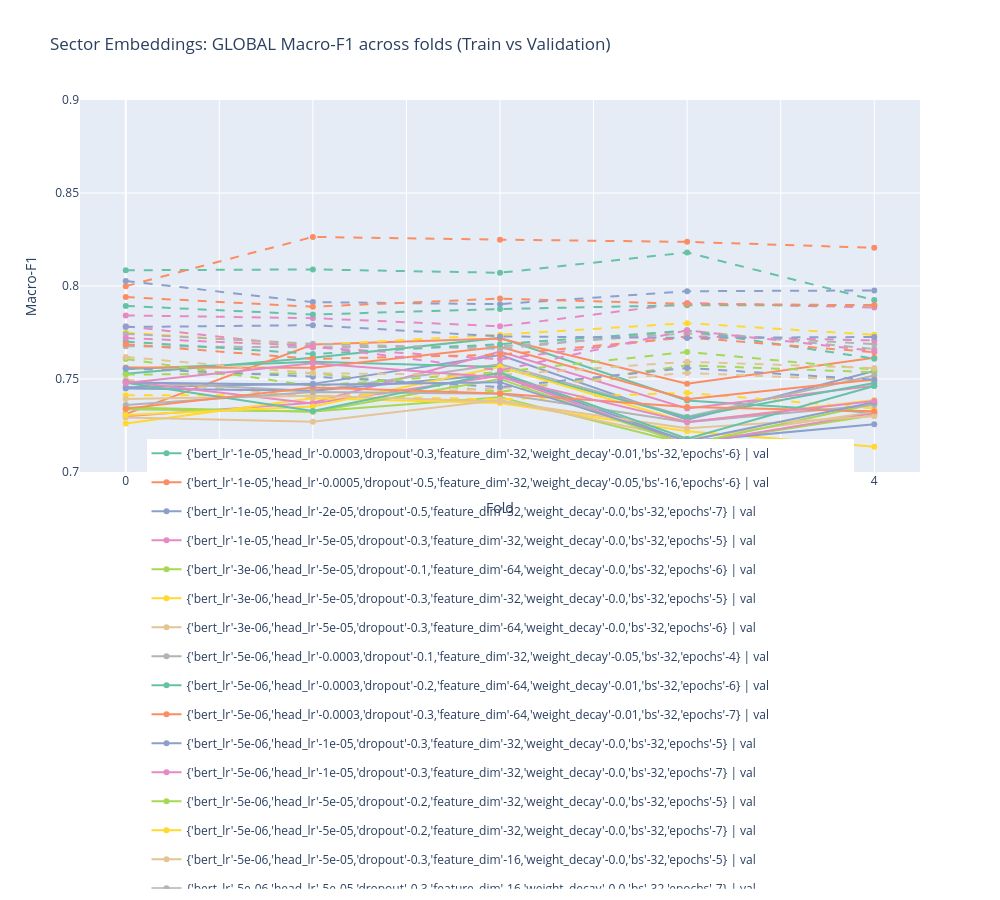
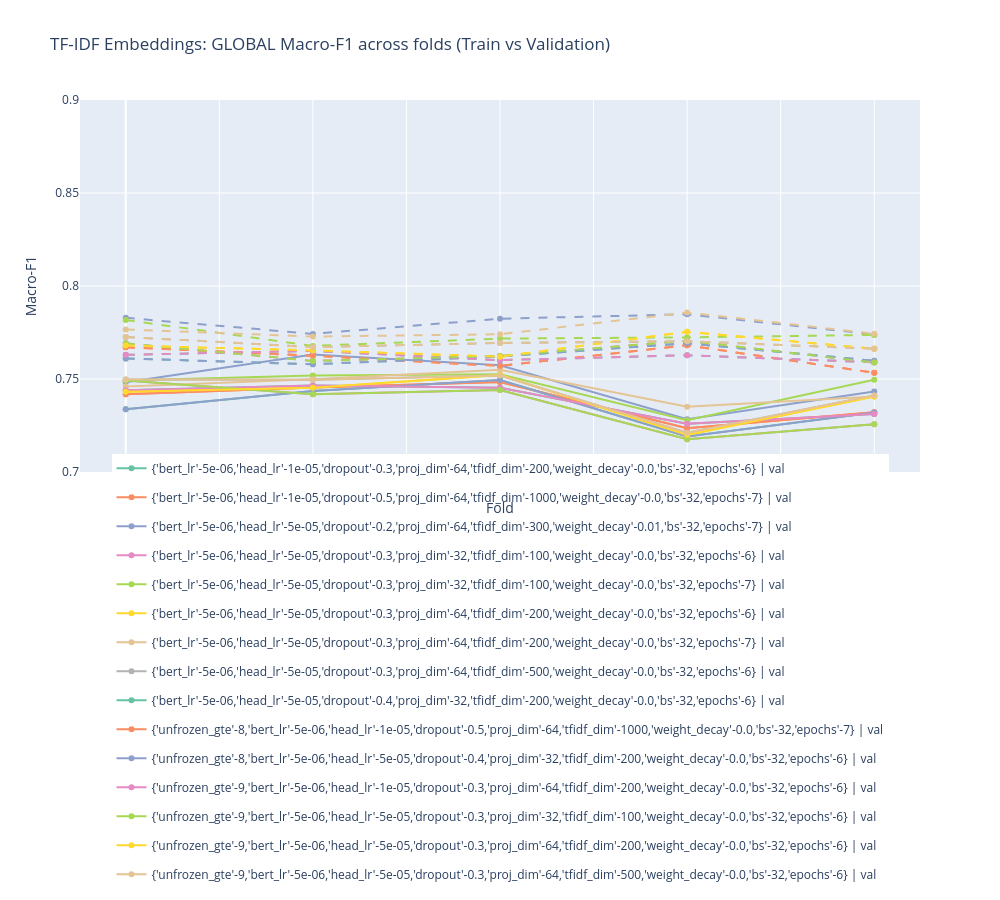
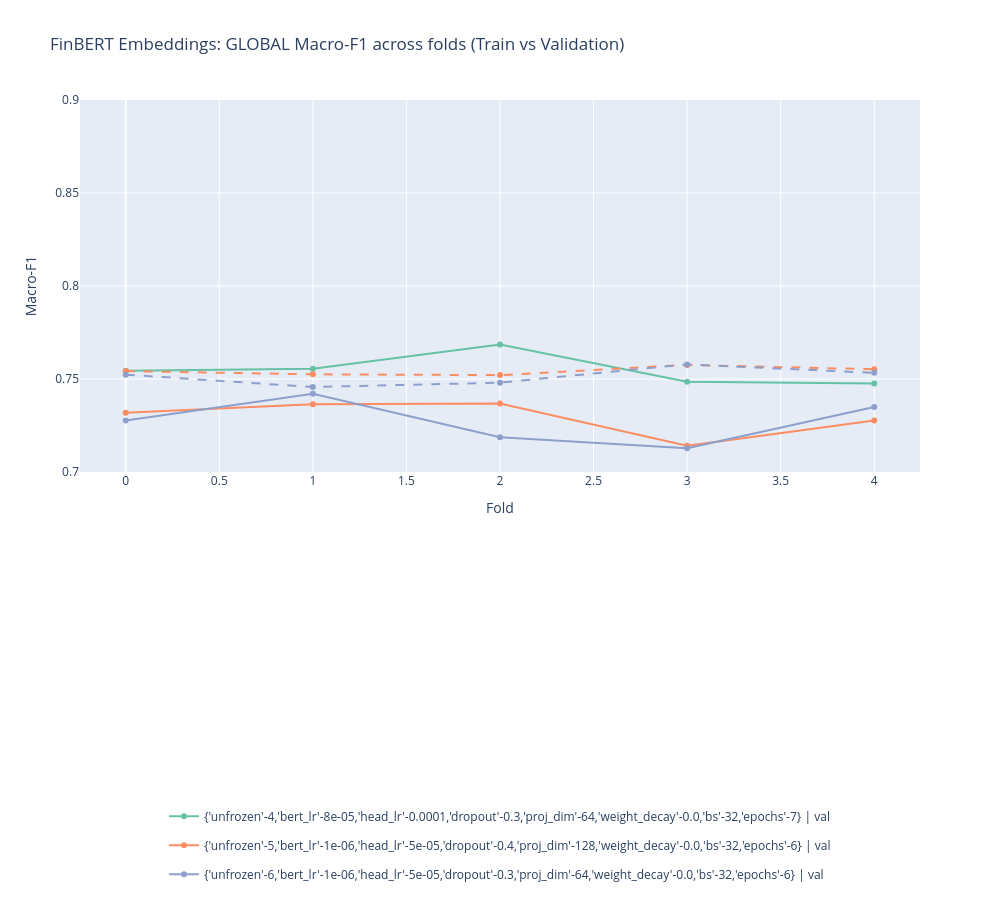

Notebook cell for these charts, in order:
### Code cell
plot_global_macro_f1(sectoremb_results, title="Sector Embeddings: GLOBAL Macro-F1 across folds (Train vs Validation)")
plot_global_macro_f1(tfidfemb_results, title="TF-IDF Embeddings: GLOBAL Macro-F1 across folds (Train vs Validation)")
plot_global_macro_f1(bertemb_results, title="FinBERT Embeddings: GLOBAL Macro-F1 across folds (Train vs Validation)")

### Figure 1 — Plotly figure (JSON) as saved in the notebook; plotly's stock layout.template omitted (floating-point values rounded to 4 significant figures)
{"data": [{"legendgroup": "{'bert_lr'-1e-05,'head_lr'-0.0003,'dropout'-0.3,'feature_dim'-32,'weight_decay'-0.01,'bs'-32,'epochs'-6}", "line": {"color": "rgb(102,194,165)"}, "mode": "lines+markers", "name": "{'bert_lr'-1e-05,'head_lr'-0.0003,'dropout'-0.3,'feature_dim'-32,'weight_decay'-0.01,'bs'-32,'epochs'-6} | val", "type": "scatter", "x": [0, 1, 2, 3, 4], "y": [0.7529, 0.7614, 0.7721, 0.7384, 0.7319]}, {"legendgroup": "{'bert_lr'-1e-05,'head_lr'-0.0003,'dropout'-0.3,'feature_dim'-32,'weight_decay'-0.01,'bs'-32,'epochs'-6}", "line": {"color": "rgb(102,194,165)", "dash": "dash"}, "mode": "lines+markers", "name": "{'bert_lr'-1e-05,'head_lr'-0.0003,'dropout'-0.3,'feature_dim'-32,'weight_decay'-0.01,'bs'-32,'epochs'-6} | train", "showlegend": false, "type": "scatter", "x": [0, 1, 2, 3, 4], "y": [0.8085, 0.8089, 0.8071, 0.818, 0.7924]}, {"legendgroup": "{'bert_lr'-1e-05,'head_lr'-0.0005,'dropout'-0.5,'feature_dim'-32,'weight_decay'-0.05,'bs'-16,'epochs'-6}", "line": {"color": "rgb(252,141,98)"}, "mode": "lines+markers", "name": "{'bert_lr'-1e-05,'head_lr'-0.0005,'dropout'-0.5,'feature_dim'-32,'weight_decay'-0.05,'bs'-16,'epochs'-6} | val", "type": "scatter", "x": [0, 1, 2, 3, 4], "y": [0.7311, 0.7686, 0.7718, 0.7475, 0.7615]}, {"legendgroup": "{'bert_lr'-1e-05,'head_lr'-0.0005,'dropout'-0.5,'feature_dim'-32,'weight_decay'-0.05,'bs'-16,'epochs'-6}", "line": {"color": "rgb(252,141,98)", "dash": "dash"}, "mode": "lines+markers", "name": "{'bert_lr'-1e-05,'head_lr'-0.0005,'dropout'-0.5,'feature_dim'-32,'weight_decay'-0.05,'bs'-16,'epochs'-6} | train", "showlegend": false, "type": "scatter", "x": [0, 1, 2, 3, 4], "y": [0.7999, 0.8264, 0.8249, 0.8237, 0.8205]}, {"legendgroup": "{'bert_lr'-1e-05,'head_lr'-2e-05,'dropout'-0.5,'feature_dim'-32,'weight_decay'-0.0,'bs'-32,'epochs'-7}", "line": {"color": "rgb(141,160,203)"}, "mode": "lines+markers", "name": "{'bert_lr'-1e-05,'head_lr'-2e-05,'dropout'-0.5,'feature_dim'-32,'weight_decay'-0.0,'bs'-32,'epochs'-7} | val", "type": "scatter", "x": [0, 1, 2, 3, 4], "y": [0.7455, 0.7474, 0.7629, 0.7281, 0.7543]}, {"legendgroup": "{'bert_lr'-1e-05,'head_lr'-2e-05,'dropout'-0.5,'feature_dim'-32,'weight_decay'-0.0,'bs'-32,'epochs'-7}", "line": {"color": "rgb(141,160,203)", "dash": "dash"}, "mode": "lines+markers", "name": "{'bert_lr'-1e-05,'head_lr'-2e-05,'dropout'-0.5,'feature_dim'-32,'weight_decay'-0.0,'bs'-32,'epochs'-7} | train", "showlegend": false, "type": "scatter", "x": [0, 1, 2, 3, 4], "y": [0.8027, 0.7913, 0.7902, 0.7972, 0.7976]}, {"legendgroup": "{'bert_lr'-1e-05,'head_lr'-5e-05,'dropout'-0.3,'feature_dim'-32,'weight_decay'-0.0,'bs'-32,'epochs'-5}", "line": {"color": "rgb(231,138,195)"}, "mode": "lines+markers", "name": "{'bert_lr'-1e-05,'head_lr'-5e-05,'dropout'-0.3,'feature_dim'-32,'weight_decay'-0.0,'bs'-32,'epochs'-5} | val", "type": "scatter", "x": [0, 1, 2, 3, 4], "y": [0.73, 0.7372, 0.7647, 0.7341, 0.7464]}, {"legendgroup": "{'bert_lr'-1e-05,'head_lr'-5e-05,'dropout'-0.3,'feature_dim'-32,'weight_decay'-0.0,'bs'-32,'epochs'-5}", "line": {"color": "rgb(231,138,195)", "dash": "dash"}, "mode": "lines+markers", "name": "{'bert_lr'-1e-05,'head_lr'-5e-05,'dropout'-0.3,'feature_dim'-32,'weight_decay'-0.0,'bs'-32,'epochs'-5} | train", "showlegend": false, "type": "scatter", "x": [0, 1, 2, 3, 4], "y": [0.7842, 0.7827, 0.7783, 0.7909, 0.7884]}, {"legendgroup": "{'bert_lr'-3e-06,'head_lr'-5e-05,'dropout'-0.1,'feature_dim'-64,'weight_decay'-0.0,'bs'-32,'epochs'-6}", "line": {"color": "rgb(166,216,84)"}, "mode": "lines+markers", "name": "{'bert_lr'-3e-06,'head_lr'-5e-05,'dropout'-0.1,'feature_dim'-64,'weight_decay'-0.0,'bs'-32,'epochs'-6} | val", "type": "scatter", "x": [0, 1, 2, 3, 4], "y": [0.7338, 0.7326, 0.7402, 0.7149, 0.7305]}, {"legendgroup": "{'bert_lr'-3e-06,'head_lr'-5e-05,'dropout'-0.1,'feature_dim'-64,'weight_decay'-0.0,'bs'-32,'epochs'-6}", "line": {"color": "rgb(166,216,84)", "dash": "dash"}, "mode": "lines+markers", "name": "{'bert_lr'-3e-06,'head_lr'-5e-05,'dropout'-0.1,'feature_dim'-64,'weight_decay'-0.0,'bs'-32,'epochs'-6} | train", "showlegend": false, "type": "scatter", "x": [0, 1, 2, 3, 4], "y": [0.7524, 0.7531, 0.7431, 0.7574, 0.7536]}, {"legendgroup": "{'bert_lr'-3e-06,'head_lr'-5e-05,'dropout'-0.3,'feature_dim'-32,'weight_decay'-0.0,'bs'-32,'epochs'-5}", "line": {"color": "rgb(255,217,47)"}, "mode": "lines+markers", "name": "{'bert_lr'-3e-06,'head_lr'-5e-05,'dropout'-0.3,'feature_dim'-32,'weight_decay'-0.0,'bs'-32,'epochs'-5} | val", "type": "scatter", "x": [0, 1, 2, 3, 4], "y": [0.7261, 0.7396, 0.7371, 0.7219, 0.7136]}, {"legendgroup": "{'bert_lr'-3e-06,'head_lr'-5e-05,'dropout'-0.3,'feature_dim'-32,'weight_decay'-0.0,'bs'-32,'epochs'-5}", "line": {"color": "rgb(255,217,47)", "dash": "dash"}, "mode": "lines+markers", "name": "{'bert_lr'-3e-06,'head_lr'-5e-05,'dropout'-0.3,'feature_dim'-32,'weight_decay'-0.0,'bs'-32,'epochs'-5} | train", "showlegend": false, "type": "scatter", "x": [0, 1, 2, 3, 4], "y": [0.7413, 0.7411, 0.739, 0.7426, 0.7342]}, {"legendgroup": "{'bert_lr'-3e-06,'head_lr'-5e-05,'dropout'-0.3,'feature_dim'-64,'weight_decay'-0.0,'bs'-32,'epochs'-6}", "line": {"color": "rgb(229,196,148)"}, "mode": "lines+markers", "name": "{'bert_lr'-3e-06,'head_lr'-5e-05,'dropout'-0.3,'feature_dim'-64,'weight_decay'-0.0,'bs'-32,'epochs'-6} | val", "type": "scatter", "x": [0, 1, 2, 3, 4], "y": [0.7292, 0.727, 0.7388, 0.7177, 0.7323]}, {"legendgroup": "{'bert_lr'-3e-06,'head_lr'-5e-05,'dropout'-0.3,'feature_dim'-64,'weight_decay'-0.0,'bs'-32,'epochs'-6}", "line": {"color": "rgb(229,196,148)", "dash": "dash"}, "mode": "lines+markers", "name": "{'bert_lr'-3e-06,'head_lr'-5e-05,'dropout'-0.3,'feature_dim'-64,'weight_decay'-0.0,'bs'-32,'epochs'-6} | train", "showlegend": false, "type": "scatter", "x": [0, 1, 2, 3, 4], "y": [0.7496, 0.7402, 0.7451, 0.7533, 0.7491]}, {"legendgroup": "{'bert_lr'-5e-06,'head_lr'-0.0003,'dropout'-0.1,'feature_dim'-32,'weight_decay'-0.05,'bs'-32,'epochs'-4}", "line": {"color": "rgb(179,179,179)"}, "mode": "lines+markers", "name": "{'bert_lr'-5e-06,'head_lr'-0.0003,'dropout'-0.1,'feature_dim'-32,'weight_decay'-0.05,'bs'-32,'epochs'-4} | val", "type": "scatter", "x": [0, 1, 2, 3, 4], "y": [0.7486, 0.7435, 0.7579, 0.7297, 0.7518]}, {"legendgroup": "{'bert_lr'-5e-06,'head_lr'-0.0003,'dropout'-0.1,'feature_dim'-32,'weight_decay'-0.05,'bs'-32,'epochs'-4}", "line": {"color": "rgb(179,179,179)", "dash": "dash"}, "mode": "lines+markers", "name": "{'bert_lr'-5e-06,'head_lr'-0.0003,'dropout'-0.1,'feature_dim'-32,'weight_decay'-0.05,'bs'-32,'epochs'-4} | train", "showlegend": false, "type": "scatter", "x": [0, 1, 2, 3, 4], "y": [0.7676, 0.7671, 0.7675, 0.7745, 0.7687]}, {"legendgroup": "{'bert_lr'-5e-06,'head_lr'-0.0003,'dropout'-0.2,'feature_dim'-64,'weight_decay'-0.01,'bs'-32,'epochs'-6}", "line": {"color": "rgb(102,194,165)"}, "mode": "lines+markers", "name": "{'bert_lr'-5e-06,'head_lr'-0.0003,'dropout'-0.2,'feature_dim'-64,'weight_decay'-0.01,'bs'-32,'epochs'-6} | val", "type": "scatter", "x": [0, 1, 2, 3, 4], "y": [0.7554, 0.7592, 0.7564, 0.7294, 0.7478]}, {"legendgroup": "{'bert_lr'-5e-06,'head_lr'-0.0003,'dropout'-0.2,'feature_dim'-64,'weight_decay'-0.01,'bs'-32,'epochs'-6}", "line": {"color": "rgb(102,194,165)", "dash": "dash"}, "mode": "lines+markers", "name": "{'bert_lr'-5e-06,'head_lr'-0.0003,'dropout'-0.2,'feature_dim'-64,'weight_decay'-0.01,'bs'-32,'epochs'-6} | train", "showlegend": false, "type": "scatter", "x": [0, 1, 2, 3, 4], "y": [0.7893, 0.7847, 0.7876, 0.7897, 0.7897]}, {"legendgroup": "{'bert_lr'-5e-06,'head_lr'-0.0003,'dropout'-0.3,'feature_dim'-64,'weight_decay'-0.01,'bs'-32,'epochs'-7}", "line": {"color": "rgb(252,141,98)"}, "mode": "lines+markers", "name": "{'bert_lr'-5e-06,'head_lr'-0.0003,'dropout'-0.3,'feature_dim'-64,'weight_decay'-0.01,'bs'-32,'epochs'-7} | val", "type": "scatter", "x": [0, 1, 2, 3, 4], "y": [0.7561, 0.7561, 0.7673, 0.7391, 0.7497]}, {"legendgroup": "{'bert_lr'-5e-06,'head_lr'-0.0003,'dropout'-0.3,'feature_dim'-64,'weight_decay'-0.01,'bs'-32,'epochs'-7}", "line": {"color": "rgb(252,141,98)", "dash": "dash"}, "mode": "lines+markers", "name": "{'bert_lr'-5e-06,'head_lr'-0.0003,'dropout'-0.3,'feature_dim'-64,'weight_decay'-0.01,'bs'-32,'epochs'-7} | train", "showlegend": false, "type": "scatter", "x": [0, 1, 2, 3, 4], "y": [0.7941, 0.7889, 0.7932, 0.7904, 0.7897]}, {"legendgroup": "{'bert_lr'-5e-06,'head_lr'-1e-05,'dropout'-0.3,'feature_dim'-32,'weight_decay'-0.0,'bs'-32,'epochs'-5}", "line": {"color": "rgb(141,160,203)"}, "mode": "lines+markers", "name": "{'bert_lr'-5e-06,'head_lr'-1e-05,'dropout'-0.3,'feature_dim'-32,'weight_decay'-0.0,'bs'-32,'epochs'-5} | val", "type": "scatter", "x": [0, 1, 2, 3, 4], "y": [0.7449, 0.7437, 0.7526, 0.7165, 0.7256]}, {"legendgroup": "{'bert_lr'-5e-06,'head_lr'-1e-05,'dropout'-0.3,'feature_dim'-32,'weight_decay'-0.0,'bs'-32,'epochs'-5}", "line": {"color": "rgb(141,160,203)", "dash": "dash"}, "mode": "lines+markers", "name": "{'bert_lr'-5e-06,'head_lr'-1e-05,'dropout'-0.3,'feature_dim'-32,'weight_decay'-0.0,'bs'-32,'epochs'-5} | train", "showlegend": false, "type": "scatter", "x": [0, 1, 2, 3, 4], "y": [0.7557, 0.7513, 0.7457, 0.7559, 0.7496]}, {"legendgroup": "{'bert_lr'-5e-06,'head_lr'-1e-05,'dropout'-0.3,'feature_dim'-32,'weight_decay'-0.0,'bs'-32,'epochs'-7}", "line": {"color": "rgb(231,138,195)"}, "mode": "lines+markers", "name": "{'bert_lr'-5e-06,'head_lr'-1e-05,'dropout'-0.3,'feature_dim'-32,'weight_decay'-0.0,'bs'-32,'epochs'-7} | val", "type": "scatter", "x": [0, 1, 2, 3, 4], "y": [0.7487, 0.7368, 0.7517, 0.715, 0.7317]}, {"legendgroup": "{'bert_lr'-5e-06,'head_lr'-1e-05,'dropout'-0.3,'feature_dim'-32,'weight_decay'-0.0,'bs'-32,'epochs'-7}", "line": {"color": "rgb(231,138,195)", "dash": "dash"}, "mode": "lines+markers", "name": "{'bert_lr'-5e-06,'head_lr'-1e-05,'dropout'-0.3,'feature_dim'-32,'weight_decay'-0.0,'bs'-32,'epochs'-7} | train", "showlegend": false, "type": "scatter", "x": [0, 1, 2, 3, 4], "y": [0.7784, 0.7671, 0.7606, 0.773, 0.7707]}, {"legendgroup": "{'bert_lr'-5e-06,'head_lr'-5e-05,'dropout'-0.2,'feature_dim'-32,'weight_decay'-0.0,'bs'-32,'epochs'-5}", "line": {"color": "rgb(166,216,84)"}, "mode": "lines+markers", "name": "{'bert_lr'-5e-06,'head_lr'-5e-05,'dropout'-0.2,'feature_dim'-32,'weight_decay'-0.0,'bs'-32,'epochs'-5} | val", "type": "scatter", "x": [0, 1, 2, 3, 4], "y": [0.7346, 0.7324, 0.75, 0.7148, 0.7366]}, {"legendgroup": "{'bert_lr'-5e-06,'head_lr'-5e-05,'dropout'-0.2,'feature_dim'-32,'weight_decay'-0.0,'bs'-32,'epochs'-5}", "line": {"color": "rgb(166,216,84)", "dash": "dash"}, "mode": "lines+markers", "name": "{'bert_lr'-5e-06,'head_lr'-5e-05,'dropout'-0.2,'feature_dim'-32,'weight_decay'-0.0,'bs'-32,'epochs'-5} | train", "showlegend": false, "type": "scatter", "x": [0, 1, 2, 3, 4], "y": [0.7608, 0.7462, 0.7538, 0.7646, 0.7551]}, {"legendgroup": "{'bert_lr'-5e-06,'head_lr'-5e-05,'dropout'-0.2,'feature_dim'-32,'weight_decay'-0.0,'bs'-32,'epochs'-7}", "line": {"color": "rgb(255,217,47)"}, "mode": "lines+markers", "name": "{'bert_lr'-5e-06,'head_lr'-5e-05,'dropout'-0.2,'feature_dim'-32,'weight_decay'-0.0,'bs'-32,'epochs'-7} | val", "type": "scatter", "x": [0, 1, 2, 3, 4], "y": [0.7307, 0.7352, 0.7566, 0.7267, 0.7387]}, {"legendgroup": "{'bert_lr'-5e-06,'head_lr'-5e-05,'dropout'-0.2,'feature_dim'-32,'weight_decay'-0.0,'bs'-32,'epochs'-7}", "line": {"color": "rgb(255,217,47)", "dash": "dash"}, "mode": "lines+markers", "name": "{'bert_lr'-5e-06,'head_lr'-5e-05,'dropout'-0.2,'feature_dim'-32,'weight_decay'-0.0,'bs'-32,'epochs'-7} | train", "showlegend": false, "type": "scatter", "x": [0, 1, 2, 3, 4], "y": [0.7749, 0.7683, 0.7738, 0.78, 0.7737]}, {"legendgroup": "{'bert_lr'-5e-06,'head_lr'-5e-05,'dropout'-0.3,'feature_dim'-16,'weight_decay'-0.0,'bs'-32,'epochs'-5}", "line": {"color": "rgb(229,196,148)"}, "mode": "lines+markers", "name": "{'bert_lr'-5e-06,'head_lr'-5e-05,'dropout'-0.3,'feature_dim'-16,'weight_decay'-0.0,'bs'-32,'epochs'-5} | val", "type": "scatter", "x": [0, 1, 2, 3, 4], "y": [0.7392, 0.741, 0.7379, 0.7236, 0.73]}, {"legendgroup": "{'bert_lr'-5e-06,'head_lr'-5e-05,'dropout'-0.3,'feature_dim'-16,'weight_decay'-0.0,'bs'-32,'epochs'-5}", "line": {"color": "rgb(229,196,148)", "dash": "dash"}, "mode": "lines+markers", "name": "{'bert_lr'-5e-06,'head_lr'-5e-05,'dropout'-0.3,'feature_dim'-16,'weight_decay'-0.0,'bs'-32,'epochs'-5} | train", "showlegend": false, "type": "scatter", "x": [0, 1, 2, 3, 4], "y": [0.7618, 0.7531, 0.7522, 0.7593, 0.7559]}, {"legendgroup": "{'bert_lr'-5e-06,'head_lr'-5e-05,'dropout'-0.3,'feature_dim'-16,'weight_decay'-0.0,'bs'-32,'epochs'-7}", "line": {"color": "rgb(179,179,179)"}, "mode": "lines+markers", "name": "{'bert_lr'-5e-06,'head_lr'-5e-05,'dropout'-0.3,'feature_dim'-16,'weight_decay'-0.0,'bs'-32,'epochs'-7} | val", "type": "scatter", "x": [0, 1, 2, 3, 4], "y": [0.736, 0.7431, 0.7421, 0.7267, 0.736]}, {"legendgroup": "{'bert_lr'-5e-06,'head_lr'-5e-05,'dropout'-0.3,'feature_dim'-16,'weight_decay'-0.0,'bs'-32,'epochs'-7}", "line": {"color": "rgb(179,179,179)", "dash": "dash"}, "mode": "lines+markers", "name": "{'bert_lr'-5e-06,'head_lr'-5e-05,'dropout'-0.3,'feature_dim'-16,'weight_decay'-0.0,'bs'-32,'epochs'-7} | train", "showlegend": false, "type": "scatter", "x": [0, 1, 2, 3, 4], "y": [0.7743, 0.7689, 0.7662, 0.7761, 0.7661]}, {"legendgroup": "{'bert_lr'-5e-06,'head_lr'-5e-05,'dropout'-0.3,'feature_dim'-32,'weight_decay'-0.0,'bs'-32,'epochs'-7}", "line": {"color": "rgb(102,194,165)"}, "mode": "lines+markers", "name": "{'bert_lr'-5e-06,'head_lr'-5e-05,'dropout'-0.3,'feature_dim'-32,'weight_decay'-0.0,'bs'-32,'epochs'-7} | val", "type": "scatter", "x": [0, 1, 2, 3, 4], "y": [0.7479, 0.7328, 0.7534, 0.7179, 0.7462]}, {"legendgroup": "{'bert_lr'-5e-06,'head_lr'-5e-05,'dropout'-0.3,'feature_dim'-32,'weight_decay'-0.0,'bs'-32,'epochs'-7}", "line": {"color": "rgb(102,194,165)", "dash": "dash"}, "mode": "lines+markers", "name": "{'bert_lr'-5e-06,'head_lr'-5e-05,'dropout'-0.3,'feature_dim'-32,'weight_decay'-0.0,'bs'-32,'epochs'-7} | train", "showlegend": false, "type": "scatter", "x": [0, 1, 2, 3, 4], "y": [0.7701, 0.7635, 0.7687, 0.776, 0.7609]}, {"legendgroup": "{'bert_lr'-5e-06,'head_lr'-5e-05,'dropout'-0.3,'feature_dim'-64,'weight_decay'-0.0,'bs'-32,'epochs'-6}", "line": {"color": "rgb(252,141,98)"}, "mode": "lines+markers", "name": "{'bert_lr'-5e-06,'head_lr'-5e-05,'dropout'-0.3,'feature_dim'-64,'weight_decay'-0.0,'bs'-32,'epochs'-6} | val", "type": "scatter", "x": [0, 1, 2, 3, 4], "y": [0.7341, 0.7454, 0.7422, 0.7349, 0.7327]}, {"legendgroup": "{'bert_lr'-5e-06,'head_lr'-5e-05,'dropout'-0.3,'feature_dim'-64,'weight_decay'-0.0,'bs'-32,'epochs'-6}", "line": {"color": "rgb(252,141,98)", "dash": "dash"}, "mode": "lines+markers", "name": "{'bert_lr'-5e-06,'head_lr'-5e-05,'dropout'-0.3,'feature_dim'-64,'weight_decay'-0.0,'bs'-32,'epochs'-6} | train", "showlegend": false, "type": "scatter", "x": [0, 1, 2, 3, 4], "y": [0.7687, 0.7608, 0.7631, 0.7724, 0.7644]}, {"legendgroup": "{'bert_lr'-5e-06,'head_lr'-5e-05,'dropout'-0.3,'feature_dim'-64,'weight_decay'-0.0,'bs'-32,'epochs'-7}", "line": {"color": "rgb(141,160,203)"}, "mode": "lines+markers", "name": "{'bert_lr'-5e-06,'head_lr'-5e-05,'dropout'-0.3,'feature_dim'-64,'weight_decay'-0.0,'bs'-32,'epochs'-7} | val", "type": "scatter", "x": [0, 1, 2, 3, 4], "y": [0.7481, 0.7469, 0.7483, 0.7166, 0.7375]}, {"legendgroup": "{'bert_lr'-5e-06,'head_lr'-5e-05,'dropout'-0.3,'feature_dim'-64,'weight_decay'-0.0,'bs'-32,'epochs'-7}", "line": {"color": "rgb(141,160,203)", "dash": "dash"}, "mode": "lines+markers", "name": "{'bert_lr'-5e-06,'head_lr'-5e-05,'dropout'-0.3,'feature_dim'-64,'weight_decay'-0.0,'bs'-32,'epochs'-7} | train", "showlegend": false, "type": "scatter", "x": [0, 1, 2, 3, 4], "y": [0.778, 0.7789, 0.7729, 0.7721, 0.7726]}, {"legendgroup": "{'unfrozen_gte'-9,'bert_lr'-5e-06,'head_lr'-5e-05,'dropout'-0.3,'feature_dim'-64,'weight_decay'-0.0,'bs'-32,'epochs'-6}", "line": {"color": "rgb(231,138,195)"}, "mode": "lines+markers", "name": "{'unfrozen_gte'-9,'bert_lr'-5e-06,'head_lr'-5e-05,'dropout'-0.3,'feature_dim'-64,'weight_decay'-0.0,'bs'-32,'epochs'-6} | val", "type": "scatter", "x": [0, 1, 2, 3, 4], "y": [0.7478, 0.7585, 0.7509, 0.7269, 0.7382]}, {"legendgroup": "{'unfrozen_gte'-9,'bert_lr'-5e-06,'head_lr'-5e-05,'dropout'-0.3,'feature_dim'-64,'weight_decay'-0.0,'bs'-32,'epochs'-6}", "line": {"color": "rgb(231,138,195)", "dash": "dash"}, "mode": "lines+markers", "name": "{'unfrozen_gte'-9,'bert_lr'-5e-06,'head_lr'-5e-05,'dropout'-0.3,'feature_dim'-64,'weight_decay'-0.0,'bs'-32,'epochs'-6} | train", "showlegend": false, "type": "scatter", "x": [0, 1, 2, 3, 4], "y": [0.772, 0.7678, 0.7546, 0.7762, 0.7651]}], "layout": {"height": 900, "hovermode": "x unified", "legend": {"orientation": "h", "x": 0.5, "xanchor": "center", "y": -1.12, "yanchor": "bottom"}, "title": {"text": "Sector Embeddings: GLOBAL Macro-F1 across folds (Train vs Validation)"}, "width": 1000, "xaxis": {"title": {"text": "Fold"}}, "yaxis": {"range": [0.7, 0.9], "title": {"text": "Macro-F1"}}}}

### Figure 2 — Plotly figure (JSON) as saved in the notebook; plotly's stock layout.template omitted (floating-point values rounded to 4 significant figures)
{"data": [{"legendgroup": "{'bert_lr'-5e-06,'head_lr'-1e-05,'dropout'-0.3,'proj_dim'-64,'tfidf_dim'-200,'weight_decay'-0.0,'bs'-32,'epochs'-6}", "line": {"color": "rgb(102,194,165)"}, "mode": "lines+markers", "name": "{'bert_lr'-5e-06,'head_lr'-1e-05,'dropout'-0.3,'proj_dim'-64,'tfidf_dim'-200,'weight_decay'-0.0,'bs'-32,'epochs'-6} | val", "type": "scatter", "x": [0, 1, 2, 3, 4], "y": [0.7439, 0.7465, 0.7453, 0.7259, 0.7312]}, {"legendgroup": "{'bert_lr'-5e-06,'head_lr'-1e-05,'dropout'-0.3,'proj_dim'-64,'tfidf_dim'-200,'weight_decay'-0.0,'bs'-32,'epochs'-6}", "line": {"color": "rgb(102,194,165)", "dash": "dash"}, "mode": "lines+markers", "name": "{'bert_lr'-5e-06,'head_lr'-1e-05,'dropout'-0.3,'proj_dim'-64,'tfidf_dim'-200,'weight_decay'-0.0,'bs'-32,'epochs'-6} | train", "showlegend": false, "type": "scatter", "x": [0, 1, 2, 3, 4], "y": [0.763, 0.7651, 0.7601, 0.7628, 0.759]}, {"legendgroup": "{'bert_lr'-5e-06,'head_lr'-1e-05,'dropout'-0.5,'proj_dim'-64,'tfidf_dim'-1000,'weight_decay'-0.0,'bs'-32,'epochs'-7}", "line": {"color": "rgb(252,141,98)"}, "mode": "lines+markers", "name": "{'bert_lr'-5e-06,'head_lr'-1e-05,'dropout'-0.5,'proj_dim'-64,'tfidf_dim'-1000,'weight_decay'-0.0,'bs'-32,'epochs'-7} | val", "type": "scatter", "x": [0, 1, 2, 3, 4], "y": [0.7418, 0.7454, 0.7484, 0.7235, 0.7322]}, {"legendgroup": "{'bert_lr'-5e-06,'head_lr'-1e-05,'dropout'-0.5,'proj_dim'-64,'tfidf_dim'-1000,'weight_decay'-0.0,'bs'-32,'epochs'-7}", "line": {"color": "rgb(252,141,98)", "dash": "dash"}, "mode": "lines+markers", "name": "{'bert_lr'-5e-06,'head_lr'-1e-05,'dropout'-0.5,'proj_dim'-64,'tfidf_dim'-1000,'weight_decay'-0.0,'bs'-32,'epochs'-7} | train", "showlegend": false, "type": "scatter", "x": [0, 1, 2, 3, 4], "y": [0.7671, 0.7625, 0.757, 0.7681, 0.7534]}, {"legendgroup": "{'bert_lr'-5e-06,'head_lr'-5e-05,'dropout'-0.2,'proj_dim'-64,'tfidf_dim'-300,'weight_decay'-0.01,'bs'-32,'epochs'-7}", "line": {"color": "rgb(141,160,203)"}, "mode": "lines+markers", "name": "{'bert_lr'-5e-06,'head_lr'-5e-05,'dropout'-0.2,'proj_dim'-64,'tfidf_dim'-300,'weight_decay'-0.01,'bs'-32,'epochs'-7} | val", "type": "scatter", "x": [0, 1, 2, 3, 4], "y": [0.7483, 0.7632, 0.7574, 0.7284, 0.7433]}, {"legendgroup": "{'bert_lr'-5e-06,'head_lr'-5e-05,'dropout'-0.2,'proj_dim'-64,'tfidf_dim'-300,'weight_decay'-0.01,'bs'-32,'epochs'-7}", "line": {"color": "rgb(141,160,203)", "dash": "dash"}, "mode": "lines+markers", "name": "{'bert_lr'-5e-06,'head_lr'-5e-05,'dropout'-0.2,'proj_dim'-64,'tfidf_dim'-300,'weight_decay'-0.01,'bs'-32,'epochs'-7} | train", "showlegend": false, "type": "scatter", "x": [0, 1, 2, 3, 4], "y": [0.7829, 0.7743, 0.7824, 0.7848, 0.774]}, {"legendgroup": "{'bert_lr'-5e-06,'head_lr'-5e-05,'dropout'-0.3,'proj_dim'-32,'tfidf_dim'-100,'weight_decay'-0.0,'bs'-32,'epochs'-6}", "line": {"color": "rgb(231,138,195)"}, "mode": "lines+markers", "name": "{'bert_lr'-5e-06,'head_lr'-5e-05,'dropout'-0.3,'proj_dim'-32,'tfidf_dim'-100,'weight_decay'-0.0,'bs'-32,'epochs'-6} | val", "type": "scatter", "x": [0, 1, 2, 3, 4], "y": [0.7493, 0.7418, 0.7441, 0.7176, 0.7257]}, {"legendgroup": "{'bert_lr'-5e-06,'head_lr'-5e-05,'dropout'-0.3,'proj_dim'-32,'tfidf_dim'-100,'weight_decay'-0.0,'bs'-32,'epochs'-6}", "line": {"color": "rgb(231,138,195)", "dash": "dash"}, "mode": "lines+markers", "name": "{'bert_lr'-5e-06,'head_lr'-5e-05,'dropout'-0.3,'proj_dim'-32,'tfidf_dim'-100,'weight_decay'-0.0,'bs'-32,'epochs'-6} | train", "showlegend": false, "type": "scatter", "x": [0, 1, 2, 3, 4], "y": [0.7692, 0.7597, 0.7624, 0.7706, 0.7588]}, {"legendgroup": "{'bert_lr'-5e-06,'head_lr'-5e-05,'dropout'-0.3,'proj_dim'-32,'tfidf_dim'-100,'weight_decay'-0.0,'bs'-32,'epochs'-7}", "line": {"color": "rgb(166,216,84)"}, "mode": "lines+markers", "name": "{'bert_lr'-5e-06,'head_lr'-5e-05,'dropout'-0.3,'proj_dim'-32,'tfidf_dim'-100,'weight_decay'-0.0,'bs'-32,'epochs'-7} | val", "type": "scatter", "x": [0, 1, 2, 3, 4], "y": [0.7492, 0.7519, 0.7525, 0.7278, 0.7496]}, {"legendgroup": "{'bert_lr'-5e-06,'head_lr'-5e-05,'dropout'-0.3,'proj_dim'-32,'tfidf_dim'-100,'weight_decay'-0.0,'bs'-32,'epochs'-7}", "line": {"color": "rgb(166,216,84)", "dash": "dash"}, "mode": "lines+markers", "name": "{'bert_lr'-5e-06,'head_lr'-5e-05,'dropout'-0.3,'proj_dim'-32,'tfidf_dim'-100,'weight_decay'-0.0,'bs'-32,'epochs'-7} | train", "showlegend": false, "type": "scatter", "x": [0, 1, 2, 3, 4], "y": [0.7817, 0.7678, 0.7717, 0.7724, 0.7737]}, {"legendgroup": "{'bert_lr'-5e-06,'head_lr'-5e-05,'dropout'-0.3,'proj_dim'-64,'tfidf_dim'-200,'weight_decay'-0.0,'bs'-32,'epochs'-6}", "line": {"color": "rgb(255,217,47)"}, "mode": "lines+markers", "name": "{'bert_lr'-5e-06,'head_lr'-5e-05,'dropout'-0.3,'proj_dim'-64,'tfidf_dim'-200,'weight_decay'-0.0,'bs'-32,'epochs'-6} | val", "type": "scatter", "x": [0, 1, 2, 3, 4], "y": [0.7432, 0.7453, 0.7521, 0.7198, 0.7406]}, {"legendgroup": "{'bert_lr'-5e-06,'head_lr'-5e-05,'dropout'-0.3,'proj_dim'-64,'tfidf_dim'-200,'weight_decay'-0.0,'bs'-32,'epochs'-6}", "line": {"color": "rgb(255,217,47)", "dash": "dash"}, "mode": "lines+markers", "name": "{'bert_lr'-5e-06,'head_lr'-5e-05,'dropout'-0.3,'proj_dim'-64,'tfidf_dim'-200,'weight_decay'-0.0,'bs'-32,'epochs'-6} | train", "showlegend": false, "type": "scatter", "x": [0, 1, 2, 3, 4], "y": [0.768, 0.7654, 0.762, 0.7754, 0.7662]}, {"legendgroup": "{'bert_lr'-5e-06,'head_lr'-5e-05,'dropout'-0.3,'proj_dim'-64,'tfidf_dim'-200,'weight_decay'-0.0,'bs'-32,'epochs'-7}", "line": {"color": "rgb(229,196,148)"}, "mode": "lines+markers", "name": "{'bert_lr'-5e-06,'head_lr'-5e-05,'dropout'-0.3,'proj_dim'-64,'tfidf_dim'-200,'weight_decay'-0.0,'bs'-32,'epochs'-7} | val", "type": "scatter", "x": [0, 1, 2, 3, 4], "y": [0.746, 0.7499, 0.755, 0.7351, 0.7406]}, {"legendgroup": "{'bert_lr'-5e-06,'head_lr'-5e-05,'dropout'-0.3,'proj_dim'-64,'tfidf_dim'-200,'weight_decay'-0.0,'bs'-32,'epochs'-7}", "line": {"color": "rgb(229,196,148)", "dash": "dash"}, "mode": "lines+markers", "name": "{'bert_lr'-5e-06,'head_lr'-5e-05,'dropout'-0.3,'proj_dim'-64,'tfidf_dim'-200,'weight_decay'-0.0,'bs'-32,'epochs'-7} | train", "showlegend": false, "type": "scatter", "x": [0, 1, 2, 3, 4], "y": [0.7766, 0.7728, 0.774, 0.7858, 0.7744]}, {"legendgroup": "{'bert_lr'-5e-06,'head_lr'-5e-05,'dropout'-0.3,'proj_dim'-64,'tfidf_dim'-500,'weight_decay'-0.0,'bs'-32,'epochs'-6}", "line": {"color": "rgb(179,179,179)"}, "mode": "lines+markers", "name": "{'bert_lr'-5e-06,'head_lr'-5e-05,'dropout'-0.3,'proj_dim'-64,'tfidf_dim'-500,'weight_decay'-0.0,'bs'-32,'epochs'-6} | val", "type": "scatter", "x": [0, 1, 2, 3, 4], "y": [0.7498, 0.7497, 0.7519, 0.7211, 0.7411]}, {"legendgroup": "{'bert_lr'-5e-06,'head_lr'-5e-05,'dropout'-0.3,'proj_dim'-64,'tfidf_dim'-500,'weight_decay'-0.0,'bs'-32,'epochs'-6}", "line": {"color": "rgb(179,179,179)", "dash": "dash"}, "mode": "lines+markers", "name": "{'bert_lr'-5e-06,'head_lr'-5e-05,'dropout'-0.3,'proj_dim'-64,'tfidf_dim'-500,'weight_decay'-0.0,'bs'-32,'epochs'-6} | train", "showlegend": false, "type": "scatter", "x": [0, 1, 2, 3, 4], "y": [0.7726, 0.7671, 0.7694, 0.7703, 0.7663]}, {"legendgroup": "{'bert_lr'-5e-06,'head_lr'-5e-05,'dropout'-0.4,'proj_dim'-32,'tfidf_dim'-200,'weight_decay'-0.0,'bs'-32,'epochs'-6}", "line": {"color": "rgb(102,194,165)"}, "mode": "lines+markers", "name": "{'bert_lr'-5e-06,'head_lr'-5e-05,'dropout'-0.4,'proj_dim'-32,'tfidf_dim'-200,'weight_decay'-0.0,'bs'-32,'epochs'-6} | val", "type": "scatter", "x": [0, 1, 2, 3, 4], "y": [0.7338, 0.7436, 0.7494, 0.7191, 0.732]}, {"legendgroup": "{'bert_lr'-5e-06,'head_lr'-5e-05,'dropout'-0.4,'proj_dim'-32,'tfidf_dim'-200,'weight_decay'-0.0,'bs'-32,'epochs'-6}", "line": {"color": "rgb(102,194,165)", "dash": "dash"}, "mode": "lines+markers", "name": "{'bert_lr'-5e-06,'head_lr'-5e-05,'dropout'-0.4,'proj_dim'-32,'tfidf_dim'-200,'weight_decay'-0.0,'bs'-32,'epochs'-6} | train", "showlegend": false, "type": "scatter", "x": [0, 1, 2, 3, 4], "y": [0.7611, 0.7579, 0.7621, 0.7692, 0.7598]}, {"legendgroup": "{'unfrozen_gte'-8,'bert_lr'-5e-06,'head_lr'-1e-05,'dropout'-0.5,'proj_dim'-64,'tfidf_dim'-1000,'weight_decay'-0.0,'bs'-32,'epochs'-7}", "line": {"color": "rgb(252,141,98)"}, "mode": "lines+markers", "name": "{'unfrozen_gte'-8,'bert_lr'-5e-06,'head_lr'-1e-05,'dropout'-0.5,'proj_dim'-64,'tfidf_dim'-1000,'weight_decay'-0.0,'bs'-32,'epochs'-7} | val", "type": "scatter", "x": [0, 1, 2, 3, 4], "y": [0.7418, 0.7454, 0.7484, 0.7235, 0.7322]}, {"legendgroup": "{'unfrozen_gte'-8,'bert_lr'-5e-06,'head_lr'-1e-05,'dropout'-0.5,'proj_dim'-64,'tfidf_dim'-1000,'weight_decay'-0.0,'bs'-32,'epochs'-7}", "line": {"color": "rgb(252,141,98)", "dash": "dash"}, "mode": "lines+markers", "name": "{'unfrozen_gte'-8,'bert_lr'-5e-06,'head_lr'-1e-05,'dropout'-0.5,'proj_dim'-64,'tfidf_dim'-1000,'weight_decay'-0.0,'bs'-32,'epochs'-7} | train", "showlegend": false, "type": "scatter", "x": [0, 1, 2, 3, 4], "y": [0.7671, 0.7625, 0.757, 0.7681, 0.7534]}, {"legendgroup": "{'unfrozen_gte'-8,'bert_lr'-5e-06,'head_lr'-5e-05,'dropout'-0.4,'proj_dim'-32,'tfidf_dim'-200,'weight_decay'-0.0,'bs'-32,'epochs'-6}", "line": {"color": "rgb(141,160,203)"}, "mode": "lines+markers", "name": "{'unfrozen_gte'-8,'bert_lr'-5e-06,'head_lr'-5e-05,'dropout'-0.4,'proj_dim'-32,'tfidf_dim'-200,'weight_decay'-0.0,'bs'-32,'epochs'-6} | val", "type": "scatter", "x": [0, 1, 2, 3, 4], "y": [0.7338, 0.7436, 0.7494, 0.7191, 0.732]}, {"legendgroup": "{'unfrozen_gte'-8,'bert_lr'-5e-06,'head_lr'-5e-05,'dropout'-0.4,'proj_dim'-32,'tfidf_dim'-200,'weight_decay'-0.0,'bs'-32,'epochs'-6}", "line": {"color": "rgb(141,160,203)", "dash": "dash"}, "mode": "lines+markers", "name": "{'unfrozen_gte'-8,'bert_lr'-5e-06,'head_lr'-5e-05,'dropout'-0.4,'proj_dim'-32,'tfidf_dim'-200,'weight_decay'-0.0,'bs'-32,'epochs'-6} | train", "showlegend": false, "type": "scatter", "x": [0, 1, 2, 3, 4], "y": [0.7611, 0.7579, 0.7621, 0.7692, 0.7598]}, {"legendgroup": "{'unfrozen_gte'-9,'bert_lr'-5e-06,'head_lr'-1e-05,'dropout'-0.3,'proj_dim'-64,'tfidf_dim'-200,'weight_decay'-0.0,'bs'-32,'epochs'-6}", "line": {"color": "rgb(231,138,195)"}, "mode": "lines+markers", "name": "{'unfrozen_gte'-9,'bert_lr'-5e-06,'head_lr'-1e-05,'dropout'-0.3,'proj_dim'-64,'tfidf_dim'-200,'weight_decay'-0.0,'bs'-32,'epochs'-6} | val", "type": "scatter", "x": [0, 1, 2, 3, 4], "y": [0.7439, 0.7465, 0.7453, 0.7259, 0.7312]}, {"legendgroup": "{'unfrozen_gte'-9,'bert_lr'-5e-06,'head_lr'-1e-05,'dropout'-0.3,'proj_dim'-64,'tfidf_dim'-200,'weight_decay'-0.0,'bs'-32,'epochs'-6}", "line": {"color": "rgb(231,138,195)", "dash": "dash"}, "mode": "lines+markers", "name": "{'unfrozen_gte'-9,'bert_lr'-5e-06,'head_lr'-1e-05,'dropout'-0.3,'proj_dim'-64,'tfidf_dim'-200,'weight_decay'-0.0,'bs'-32,'epochs'-6} | train", "showlegend": false, "type": "scatter", "x": [0, 1, 2, 3, 4], "y": [0.763, 0.7651, 0.7601, 0.7628, 0.759]}, {"legendgroup": "{'unfrozen_gte'-9,'bert_lr'-5e-06,'head_lr'-5e-05,'dropout'-0.3,'proj_dim'-32,'tfidf_dim'-100,'weight_decay'-0.0,'bs'-32,'epochs'-6}", "line": {"color": "rgb(166,216,84)"}, "mode": "lines+markers", "name": "{'unfrozen_gte'-9,'bert_lr'-5e-06,'head_lr'-5e-05,'dropout'-0.3,'proj_dim'-32,'tfidf_dim'-100,'weight_decay'-0.0,'bs'-32,'epochs'-6} | val", "type": "scatter", "x": [0, 1, 2, 3, 4], "y": [0.7493, 0.7418, 0.7441, 0.7176, 0.7257]}, {"legendgroup": "{'unfrozen_gte'-9,'bert_lr'-5e-06,'head_lr'-5e-05,'dropout'-0.3,'proj_dim'-32,'tfidf_dim'-100,'weight_decay'-0.0,'bs'-32,'epochs'-6}", "line": {"color": "rgb(166,216,84)", "dash": "dash"}, "mode": "lines+markers", "name": "{'unfrozen_gte'-9,'bert_lr'-5e-06,'head_lr'-5e-05,'dropout'-0.3,'proj_dim'-32,'tfidf_dim'-100,'weight_decay'-0.0,'bs'-32,'epochs'-6} | train", "showlegend": false, "type": "scatter", "x": [0, 1, 2, 3, 4], "y": [0.7692, 0.7597, 0.7624, 0.7706, 0.7588]}, {"legendgroup": "{'unfrozen_gte'-9,'bert_lr'-5e-06,'head_lr'-5e-05,'dropout'-0.3,'proj_dim'-64,'tfidf_dim'-200,'weight_decay'-0.0,'bs'-32,'epochs'-6}", "line": {"color": "rgb(255,217,47)"}, "mode": "lines+markers", "name": "{'unfrozen_gte'-9,'bert_lr'-5e-06,'head_lr'-5e-05,'dropout'-0.3,'proj_dim'-64,'tfidf_dim'-200,'weight_decay'-0.0,'bs'-32,'epochs'-6} | val", "type": "scatter", "x": [0, 1, 2, 3, 4], "y": [0.7432, 0.7453, 0.7521, 0.7198, 0.7406]}, {"legendgroup": "{'unfrozen_gte'-9,'bert_lr'-5e-06,'head_lr'-5e-05,'dropout'-0.3,'proj_dim'-64,'tfidf_dim'-200,'weight_decay'-0.0,'bs'-32,'epochs'-6}", "line": {"color": "rgb(255,217,47)", "dash": "dash"}, "mode": "lines+markers", "name": "{'unfrozen_gte'-9,'bert_lr'-5e-06,'head_lr'-5e-05,'dropout'-0.3,'proj_dim'-64,'tfidf_dim'-200,'weight_decay'-0.0,'bs'-32,'epochs'-6} | train", "showlegend": false, "type": "scatter", "x": [0, 1, 2, 3, 4], "y": [0.768, 0.7654, 0.762, 0.7754, 0.7662]}, {"legendgroup": "{'unfrozen_gte'-9,'bert_lr'-5e-06,'head_lr'-5e-05,'dropout'-0.3,'proj_dim'-64,'tfidf_dim'-500,'weight_decay'-0.0,'bs'-32,'epochs'-6}", "line": {"color": "rgb(229,196,148)"}, "mode": "lines+markers", "name": "{'unfrozen_gte'-9,'bert_lr'-5e-06,'head_lr'-5e-05,'dropout'-0.3,'proj_dim'-64,'tfidf_dim'-500,'weight_decay'-0.0,'bs'-32,'epochs'-6} | val", "type": "scatter", "x": [0, 1, 2, 3, 4], "y": [0.7498, 0.7497, 0.7519, 0.7211, 0.7411]}, {"legendgroup": "{'unfrozen_gte'-9,'bert_lr'-5e-06,'head_lr'-5e-05,'dropout'-0.3,'proj_dim'-64,'tfidf_dim'-500,'weight_decay'-0.0,'bs'-32,'epochs'-6}", "line": {"color": "rgb(229,196,148)", "dash": "dash"}, "mode": "lines+markers", "name": "{'unfrozen_gte'-9,'bert_lr'-5e-06,'head_lr'-5e-05,'dropout'-0.3,'proj_dim'-64,'tfidf_dim'-500,'weight_decay'-0.0,'bs'-32,'epochs'-6} | train", "showlegend": false, "type": "scatter", "x": [0, 1, 2, 3, 4], "y": [0.7726, 0.7671, 0.7694, 0.7703, 0.7663]}], "layout": {"height": 900, "hovermode": "x unified", "legend": {"orientation": "h", "x": 0.5, "xanchor": "center", "y": -1.12, "yanchor": "bottom"}, "title": {"text": "TF-IDF Embeddings: GLOBAL Macro-F1 across folds (Train vs Validation)"}, "width": 1000, "xaxis": {"title": {"text": "Fold"}}, "yaxis": {"range": [0.7, 0.9], "title": {"text": "Macro-F1"}}}}

### Figure 3 — Plotly figure (JSON) as saved in the notebook; plotly's stock layout.template omitted (floating-point values rounded to 4 significant figures)
{"data": [{"legendgroup": "{'unfrozen'-4,'bert_lr'-8e-05,'head_lr'-0.0001,'dropout'-0.3,'proj_dim'-64,'weight_decay'-0.0,'bs'-32,'epochs'-7}", "line": {"color": "rgb(102,194,165)"}, "mode": "lines+markers", "name": "{'unfrozen'-4,'bert_lr'-8e-05,'head_lr'-0.0001,'dropout'-0.3,'proj_dim'-64,'weight_decay'-0.0,'bs'-32,'epochs'-7} | val", "type": "scatter", "x": [0, 1, 2, 3, 4], "y": [0.7544, 0.7556, 0.7685, 0.7486, 0.7476]}, {"legendgroup": "{'unfrozen'-4,'bert_lr'-8e-05,'head_lr'-0.0001,'dropout'-0.3,'proj_dim'-64,'weight_decay'-0.0,'bs'-32,'epochs'-7}", "line": {"color": "rgb(102,194,165)", "dash": "dash"}, "mode": "lines+markers", "name": "{'unfrozen'-4,'bert_lr'-8e-05,'head_lr'-0.0001,'dropout'-0.3,'proj_dim'-64,'weight_decay'-0.0,'bs'-32,'epochs'-7} | train", "showlegend": false, "type": "scatter", "x": [0, 1, 2, 3, 4], "y": [0.9718, 0.9755, 0.9758, 0.9734, 0.9748]}, {"legendgroup": "{'unfrozen'-5,'bert_lr'-1e-06,'head_lr'-5e-05,'dropout'-0.4,'proj_dim'-128,'weight_decay'-0.0,'bs'-32,'epochs'-6}", "line": {"color": "rgb(252,141,98)"}, "mode": "lines+markers", "name": "{'unfrozen'-5,'bert_lr'-1e-06,'head_lr'-5e-05,'dropout'-0.4,'proj_dim'-128,'weight_decay'-0.0,'bs'-32,'epochs'-6} | val", "type": "scatter", "x": [0, 1, 2, 3, 4], "y": [0.7319, 0.7364, 0.7369, 0.7142, 0.7277]}, {"legendgroup": "{'unfrozen'-5,'bert_lr'-1e-06,'head_lr'-5e-05,'dropout'-0.4,'proj_dim'-128,'weight_decay'-0.0,'bs'-32,'epochs'-6}", "line": {"color": "rgb(252,141,98)", "dash": "dash"}, "mode": "lines+markers", "name": "{'unfrozen'-5,'bert_lr'-1e-06,'head_lr'-5e-05,'dropout'-0.4,'proj_dim'-128,'weight_decay'-0.0,'bs'-32,'epochs'-6} | train", "showlegend": false, "type": "scatter", "x": [0, 1, 2, 3, 4], "y": [0.7542, 0.7525, 0.7521, 0.7576, 0.7552]}, {"legendgroup": "{'unfrozen'-6,'bert_lr'-1e-06,'head_lr'-5e-05,'dropout'-0.3,'proj_dim'-64,'weight_decay'-0.0,'bs'-32,'epochs'-6}", "line": {"color": "rgb(141,160,203)"}, "mode": "lines+markers", "name": "{'unfrozen'-6,'bert_lr'-1e-06,'head_lr'-5e-05,'dropout'-0.3,'proj_dim'-64,'weight_decay'-0.0,'bs'-32,'epochs'-6} | val", "type": "scatter", "x": [0, 1, 2, 3, 4], "y": [0.7277, 0.742, 0.7187, 0.7127, 0.735]}, {"legendgroup": "{'unfrozen'-6,'bert_lr'-1e-06,'head_lr'-5e-05,'dropout'-0.3,'proj_dim'-64,'weight_decay'-0.0,'bs'-32,'epochs'-6}", "line": {"color": "rgb(141,160,203)", "dash": "dash"}, "mode": "lines+markers", "name": "{'unfrozen'-6,'bert_lr'-1e-06,'head_lr'-5e-05,'dropout'-0.3,'proj_dim'-64,'weight_decay'-0.0,'bs'-32,'epochs'-6} | train", "showlegend": false, "type": "scatter", "x": [0, 1, 2, 3, 4], "y": [0.7523, 0.7457, 0.748, 0.7578, 0.7533]}], "layout": {"height": 900, "hovermode": "x unified", "legend": {"orientation": "h", "x": 0.5, "xanchor": "center", "y": -1.12, "yanchor": "bottom"}, "title": {"text": "FinBERT Embeddings: GLOBAL Macro-F1 across folds (Train vs Validation)"}, "width": 1000, "xaxis": {"title": {"text": "Fold"}}, "yaxis": {"range": [0.7, 0.9], "title": {"text": "Macro-F1"}}}}
